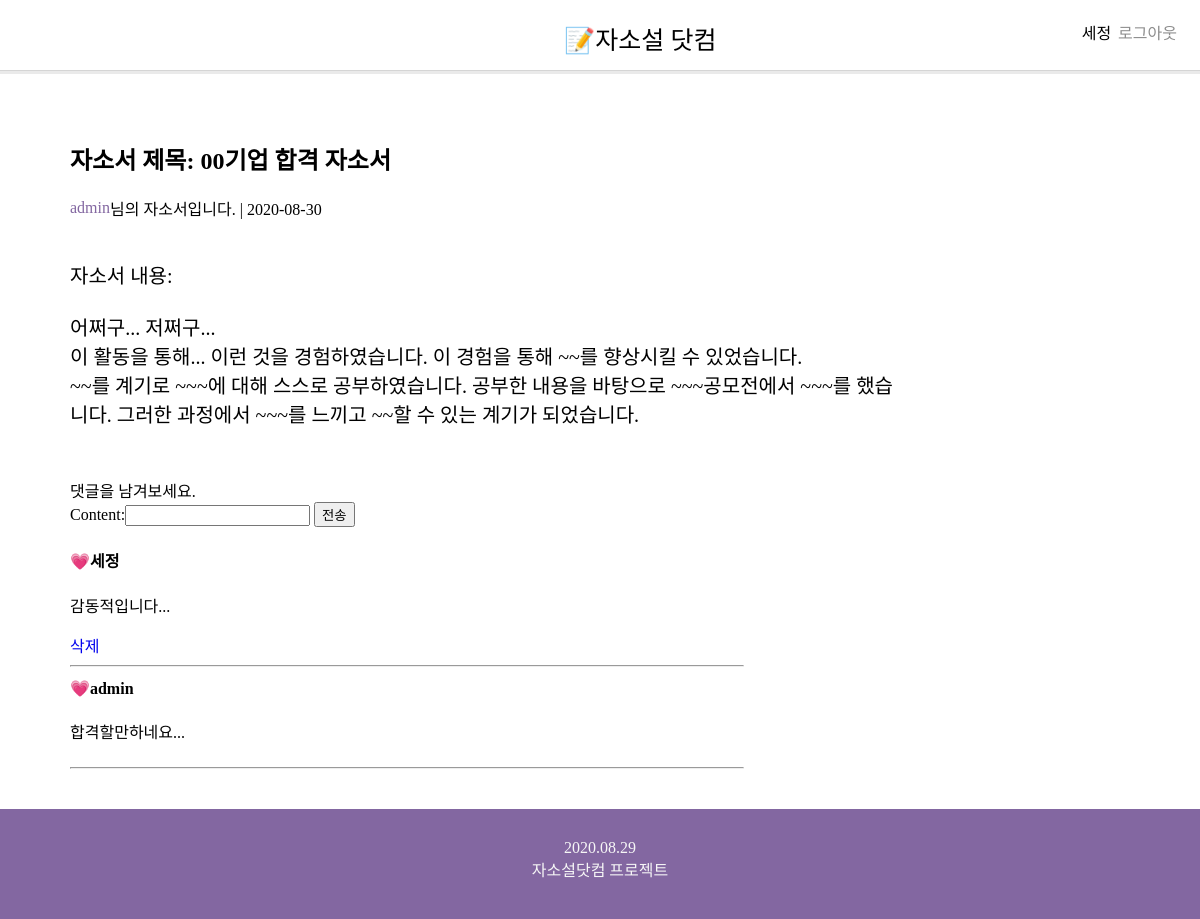
/detail/13/ (signed in), run on the app's committed database.
### jssapp/models.py (models this page shows, shortened)
class Jasoseol(models.Model):
    title = models.CharField(max_length=50)
    content = models.TextField()
    upload_at = models.DateTimeField(auto_now=True)
    author = models.ForeignKey(User, on_delete=models.CASCADE)

class Comment(models.Model):
    content = models.CharField(max_length=100)
    author = models.ForeignKey(User, on_delete=models.CASCADE)
    jasoseol=models.ForeignKey(Jasoseol, on_delete=models.CASCADE)

### jssapp/views.py (the view)
# urls.py: path('detail/<int:jss_id>/', views.detail, name="detail"),
def detail(request, jss_id):
    detail_jss = get_object_or_404(Jasoseol, pk=jss_id)
    comment_form = CommentForm()
    return render(request, 'detail.html', {'detail_jss':detail_jss, 'comment_form':comment_form})

### jssapp/forms.py
class CommentForm(forms.ModelForm):
    class Meta:
        model=Comment
        fields=('content',)

### jssapp/templates/detail.html (shortened to what this page needs)
{%extends 'tem.html'%}
{%block contents%}
<div class="detail_box">
    <h2>자소서 제목: {{detail_jss.title}}</h2>
    <p><span class="author">{{detail_jss.author}}</span>님의 자소서입니다. | {{detail_jss.upload_at|date:"Y-m-d"}}</p>
    <div class="jc">
        <p class="j_content">자소서 내용:<br><br>
            {{detail_jss.content|linebreaksbr}}</p>
    </div>
    <br>
    {%if user.is_authenticated%}
    댓글을 남겨보세요.
    <form method="POST" action="{% url 'createComment' detail_jss.id %}">
        {{comment_form}}
        <input type="submit" value="전송">
    </form>
    {%else%}
    로그인 후 댓글을 남겨보세요.
    {%endif%}
    {%for comment in detail_jss.comment_set.all %}
    <h4>💗{{comment.author}}</h4>
    <p>{{comment.content}}</p>
    {%if user == comment.author%}
    <a href="{%url 'deleteComment' detail_jss.id comment.id%}">삭제</a><br>
    {%endif%}
    <hr>
    {%endfor%}
</div>
{%endblock%}

### jssProj/templates/tem.html (shortened to what this page needs)
{%load static%}
<!DOCTYPE html>
<html>
<head>
    <link rel='stylesheet' type='text/css' href='{%static 'index.css'%}'>
</head>
<body>
    <div id="nav">
        <span class="logo" onclick="location.href='/'">📝자소설 닷컴</span>
        <div id="profile">
            {%if user.is_authenticated%}
            {{user}}
            <div class="btn" onclick="location.href='/accounts/logout/'">로그아웃</div>
            {%else%}
            <div class="btn" onclick="location.href='/accounts/signup/'">회원가입하기</div>
            <div class="btn" onclick="location.href='/accounts/login/'">로그인</div>
            {%endif%}
    </div>
    </div>
{%block contents%}
{%endblock%}
<footer>
    2020.08.29 <br>
    자소설닷컴 프로젝트
</footer>
</body>
</html>

### jssapp/static/index.css (style rules this page uses)
body { margin:0 0; padding:0; font-family: 'NanumBarunGothic'; }
a { text-decoration:none; }
p { flex:1; display: flex; align-items: center; }
#nav { width:100%; height: 50px; padding-top:20px; border-bottom: 1px #D5D5D5 solid; box-shadow: 0px 3px #EAEAEA; }
.logo { position: relative; left: 47%; font-family: 'paybooc-Bold'; font-size: 25px; }
#profile { display: inline; float: right; margin-right: 20px; }
.btn { color: #8D8D8D; display: inline; margin: 3px; border-radius: 3px; }
footer { position: relative; width: 100%; height: 80px; background-color: rgb(131,103,161); text-align: center; padding-top: 30px; color: #F6F6F6; }
.detail_box { width: 70%; min-height: 500px; padding: 50px 70px; }
.jc { min-height: 200px; }
.j_content { font-size: 20px; margin-top: 40px; }
.author { color: rgb(131,103,161); }
hr { width: 80%; float:left; }

### data on the page
Jasoseol: title "00기업 합격 자소서", author "admin", upload_at "2020-08-30", content "어쩌구... 저쩌구... 이 활동을 통해... 이런 것을 경험하였습니다. 이 경험을 통해 ~~를 향상시킬 수 있었습니다. ~~를 계기로 ~~~에 대해 스스로 공부하였습니다. 공부한 내용을 바탕으로 ~~~공모전에서 ~~~를 했습니다. 그러한 과정에서 ~~~를 느끼고 ~~할 수 있는 계기가 되었습니다."
Comment: author "세정", content "감동적입니다...", shows "삭제"
Comment: author "admin", content "합격할만하네요..."

### other printed values
{{ user }} "세정"
